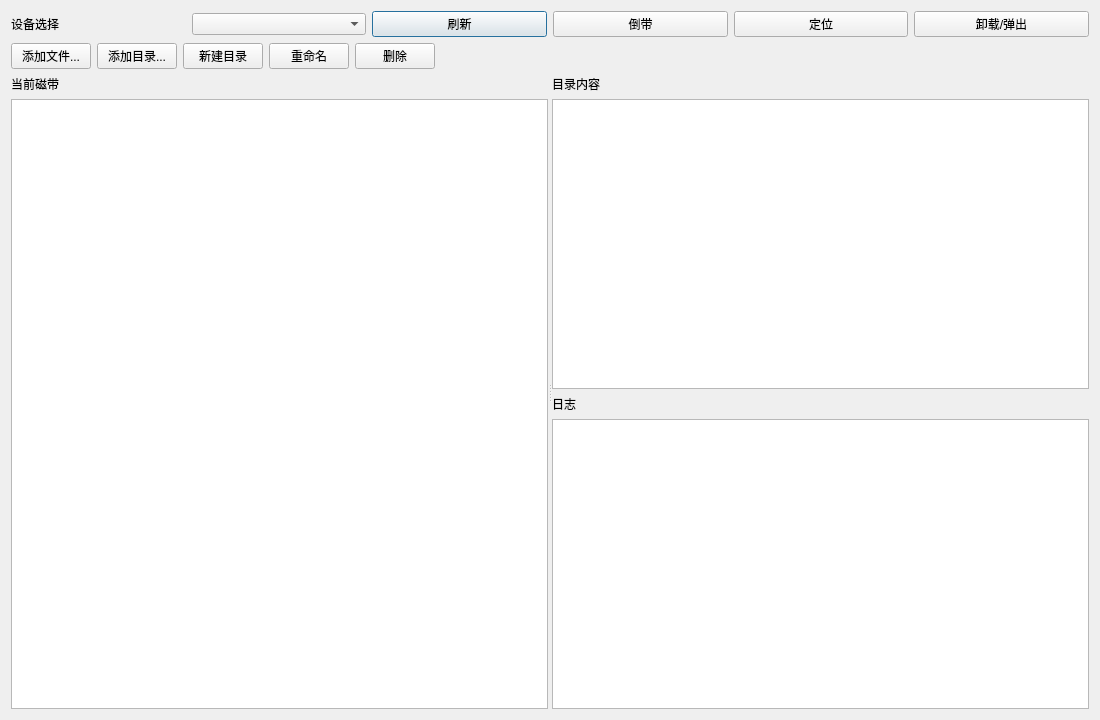
<?xml version="1.0" encoding="UTF-8"?>
<ui version="4.0">
 <class>DirectRWDialog</class>
 <widget class="QDialog" name="DirectRWDialog">
  <property name="geometry">
   <rect>
    <x>0</x>
    <y>0</y>
    <width>1100</width>
    <height>720</height>
   </rect>
  </property>
  <property name="windowTitle">
   <string>直接读写</string>
  </property>
  <layout class="QVBoxLayout" name="verticalLayout">
   <item>
    <layout class="QHBoxLayout" name="layoutDevices">
     <item>
      <widget class="QLabel" name="labelDevice">
       <property name="text">
      <string>设备选择</string>
       </property>
      </widget>
     </item>
     <item>
      <widget class="QComboBox" name="comboDevices"/>
     </item>
     <item>
      <widget class="QPushButton" name="btnRefresh">
       <property name="text">
      <string>刷新</string>
       </property>
      </widget>
     </item>
     <item>
      <widget class="QPushButton" name="btnRewind">
       <property name="text">
                <string>倒带</string>
       </property>
      </widget>
     </item>
     <item>
      <widget class="QPushButton" name="btnLocate">
       <property name="text">
                <string>定位</string>
       </property>
      </widget>
     </item>
     <item>
      <widget class="QPushButton" name="btnEject">
       <property name="text">
        <string>卸载/弹出</string>
       </property>
      </widget>
     </item>
    </layout>
   </item>
       <item>
        <layout class="QHBoxLayout" name="layoutActions">
         <item>
          <widget class="QPushButton" name="btnAddFiles">
           <property name="text">
        <string>添加文件...</string>
           </property>
          </widget>
         </item>
         <item>
          <widget class="QPushButton" name="btnImportDir">
           <property name="text">
        <string>添加目录...</string>
           </property>
          </widget>
         </item>
         <item>
          <widget class="QPushButton" name="btnAddFolder">
           <property name="text">
        <string>新建目录</string>
           </property>
          </widget>
         </item>
         <item>
          <widget class="QPushButton" name="btnRename">
           <property name="text">
        <string>重命名</string>
           </property>
          </widget>
         </item>
         <item>
          <widget class="QPushButton" name="btnDelete">
           <property name="text">
        <string>删除</string>
           </property>
          </widget>
         </item>
         <item>
          <spacer name="horizontalSpacerActions">
           <property name="orientation">
        <enum>Qt::Horizontal</enum>
           </property>
           <property name="sizeHint" stdset="0">
        <size>
         <width>40</width>
         <height>20</height>
        </size>
           </property>
          </spacer>
         </item>
        </layout>
       </item>
   <item>
    <widget class="QSplitter" name="splitter">
     <property name="orientation">
      <enum>Qt::Horizontal</enum>
     </property>
     <widget class="QWidget" name="leftPane">
      <layout class="QVBoxLayout" name="verticalLayoutLeft">
       <item>
        <widget class="QLabel" name="labelTape">
         <property name="text">
            <string>当前磁带</string>
         </property>
        </widget>
       </item>
       <item>
        <widget class="QTreeView" name="treeTapeCurrent">
         <property name="editTriggers">
          <set>QAbstractItemView::NoEditTriggers</set>
         </property>
         <property name="dragEnabled">
          <bool>false</bool>
         </property>
         <property name="dragDropMode">
          <enum>QAbstractItemView::NoDragDrop</enum>
         </property>
        </widget>
       </item>
      </layout>
     </widget>
     <widget class="QWidget" name="rightPane">
      <layout class="QVBoxLayout" name="verticalLayoutRight">
             <item>
                <widget class="QLabel" name="labelChildren">
                 <property name="text">
                    <string>目录内容</string>
                 </property>
                </widget>
             </item>
             <item>
                <widget class="QTreeView" name="treeChildren">
                 <property name="editTriggers">
                    <set>QAbstractItemView::NoEditTriggers</set>
                 </property>
                 <property name="selectionBehavior">
                    <enum>QAbstractItemView::SelectRows</enum>
                 </property>
                 <property name="uniformRowHeights">
                    <bool>true</bool>
                 </property>
                </widget>
             </item>
             <item>
                <widget class="QLabel" name="labelLog">
                 <property name="text">
                    <string>日志</string>
                 </property>
                </widget>
             </item>
             <item>
                <widget class="QTextEdit" name="textLog">
                 <property name="readOnly">
                    <bool>true</bool>
                 </property>
                </widget>
             </item>
      </layout>
     </widget>
    </widget>
   </item>
  </layout>
 </widget>
 <resources/>
 <connections/>
</ui>
